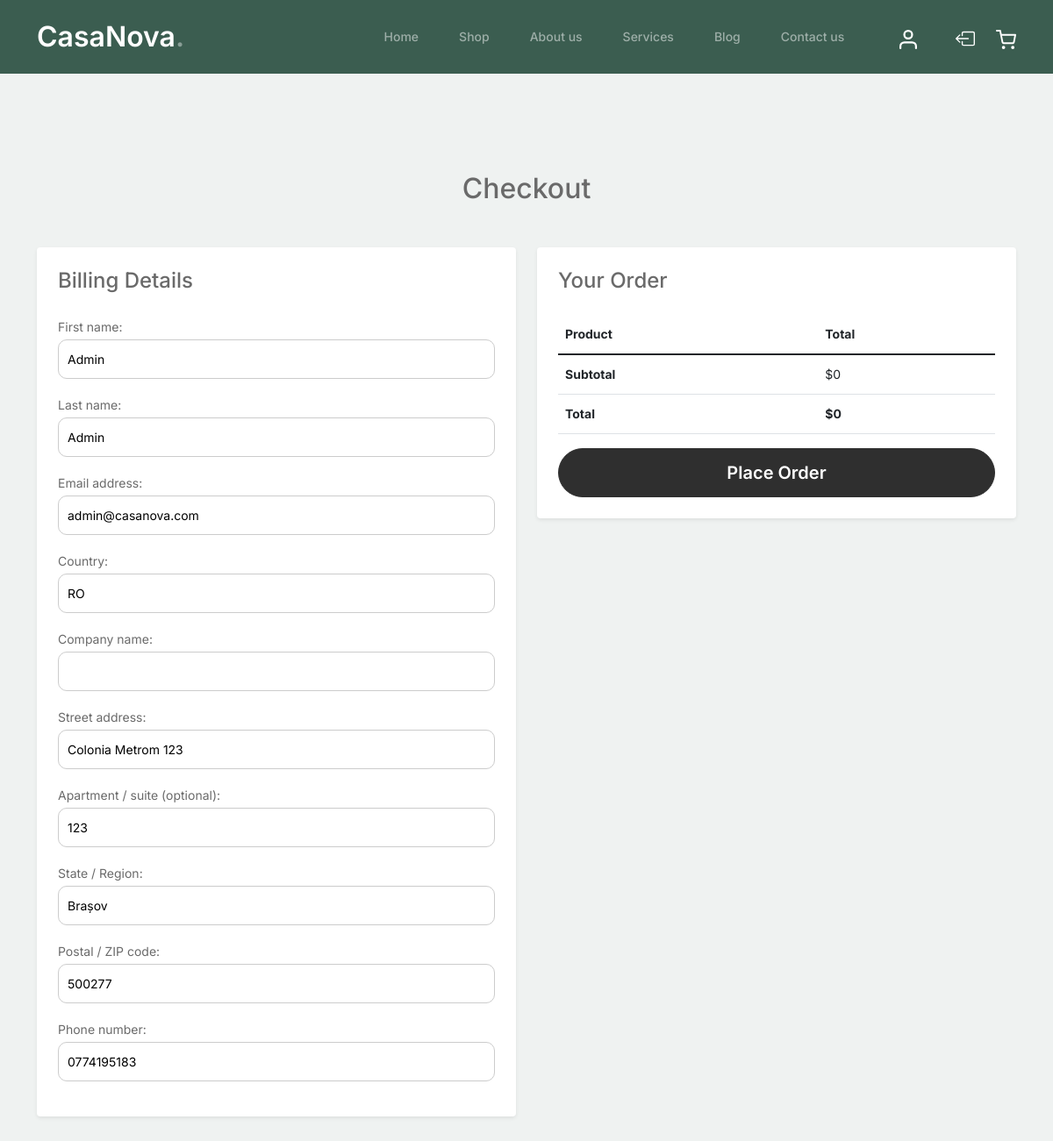
The app's page /checkout/ (signed in) with its own data.
### store/models.py (models this page shows, shortened)
class Customer(models.Model):
    user = models.OneToOneField(User, on_delete=models.CASCADE)
    country = CountryField(blank_label="(select country)", null=True, blank=True)
    company_name = models.CharField(max_length=100, blank=True, null=True)
    address = models.CharField(max_length=255)
    address2 = models.CharField(max_length=255, blank=True, null=True)
    state_or_country = models.CharField(max_length=100)
    postal_code = models.CharField(max_length=20)
    phone = models.CharField(max_length=20)

### store/views.py (the view, shortened to what this page needs)
# urls.py: path('checkout/', views.checkout, name='checkout'),
@login_required
def checkout(request):
    cart_data = request.session.get('cart', {})
    cart_items = []
    cart_subtotal = 0
    cart_total = cart_subtotal
    user = request.user
    customer = Customer.objects.get(user=user)
    if request.method == 'POST':
        u_form = UserUpdateForm(request.POST, instance=user)
        c_form = CustomerUpdateForm(request.POST, instance=customer)
        if u_form.is_valid() and c_form.is_valid():
            u_form.save()
            c_form.save()
            order = Order.objects.create(customer=customer)
            for item in cart_items:
                product = Product.objects.get(id=item['id'])
                OrderItem.objects.create(order=order, product=product, quantity=item['quantity'])
            request.session.pop('cart', None)
            messages.success(request, "Order placed successfully!")
            return redirect('thankyou')
    else:
        u_form = UserUpdateForm(instance=user)
        c_form = CustomerUpdateForm(instance=customer)
    return render(request, 'store/checkout.html', {
        "cart_items": cart_items,
        "cart_subtotal": cart_subtotal,
        "cart_total": cart_total,
        "u_form": u_form,
        "c_form": c_form,
    })

### store/forms.py (shortened to what this page needs)
class UserUpdateForm(forms.ModelForm):
    class Meta:
        model = User
        fields = ['first_name', 'last_name', 'email']

class CustomerUpdateForm(forms.ModelForm):
    class Meta:
        model = Customer
        fields = [
            'country',
            'company_name',
            'address',
            'address2',
            'state_or_country',
            'postal_code',
            'phone',
        ]
        labels = {
            'country': 'Country',
            'company_name': 'Company name',
            'address': 'Street address',
            'address2': 'Apartment / suite (optional)',
            'state_or_country': 'State / Region',
            'postal_code': 'Postal / ZIP code',
            'phone': 'Phone number',
        }
        widgets = {
            'country': CountrySelectWidget(attrs={'class': 'form-select'}),
        }

### store/templates/store/checkout.html (shortened to what this page needs)
{% extends 'store/base.html' %}
{% load static %}
{% load countries %}
{% block content %}
    <div class="untree_co-section">
        <div class="container">
            <h2 class="text-center mb-5">Checkout</h2>
            <form method="post">
                <div class="row">
                    <div class="col-md-6">
                        <div class="p-4 bg-white rounded shadow-sm">
                            <h4 class="mb-4">Billing Details</h4>
                            {% for field in u_form %}
                                <div class="form-group mb-3">
                                    {{ field.label_tag }} {{ field }}
                                </div>
                            {% endfor %}
                            {% for field in c_form %}
                                <div class="form-group mb-3">
                                    {{ field.label_tag }} {{ field }}
                                </div>
                            {% endfor %}
                        </div>
                    </div>
                    <div class="col-md-6">
                        <div class="p-4 bg-white rounded shadow-sm">
                            <h4 class="mb-4">Your Order</h4>
                            <table class="table">
                                <thead>
                                <tr>
                                    <th>Product</th>
                                    <th>Total</th>
                                </tr>
                                </thead>
                                <tbody>
                                <tr>
                                    <td><strong>Subtotal</strong></td>
                                    <td>${{ cart_subtotal }}</td>
                                </tr>
                                <tr>
                                    <td><strong>Total</strong></td>
                                    <td><strong>${{ cart_total }}</strong></td>
                                </tr>
                                </tbody>
                            </table>
                            <button type="submit" class="btn btn-black btn-lg w-100">Place Order</button>
                        </div>
                    </div>
                </div>
            </form>
        </div>
    </div>
{% endblock %}

### store/static/css/style.css (style rules this page uses)
body { overflow-x: hidden; position: relative; }
body { font-family: "Inter", sans-serif; font-weight: 400; line-height: 28px; color: #6a6a6a; font-size: 14px; background-color: #eff2f1; }
.btn { font-weight: 600; padding: 12px 30px; border-radius: 30px; color: #ffffff; background: #2f2f2f; border-color: #2f2f2f; }
.untree_co-section { padding: 7rem 0; }
input { border-radius: 10px; height: 45px; padding: 10px; border: 1px solid #ccc; width: 100%; }

### records on screen
Customer: c_form "RO" "Colonia Metrom 123" "123" "Brașov" "500277" "0774195183"

### other values on screen
{{ field.label_tag }} "First name:" "Last name:" "Email address:"
{{ field.label_tag }} "Country:" "Company name:" "Street address:" "Apartment / suite (optional):" "State / Region:" "Postal / ZIP code:" "Phone number:"
{{ cart_subtotal }} "0"
{{ cart_total }} "0"
